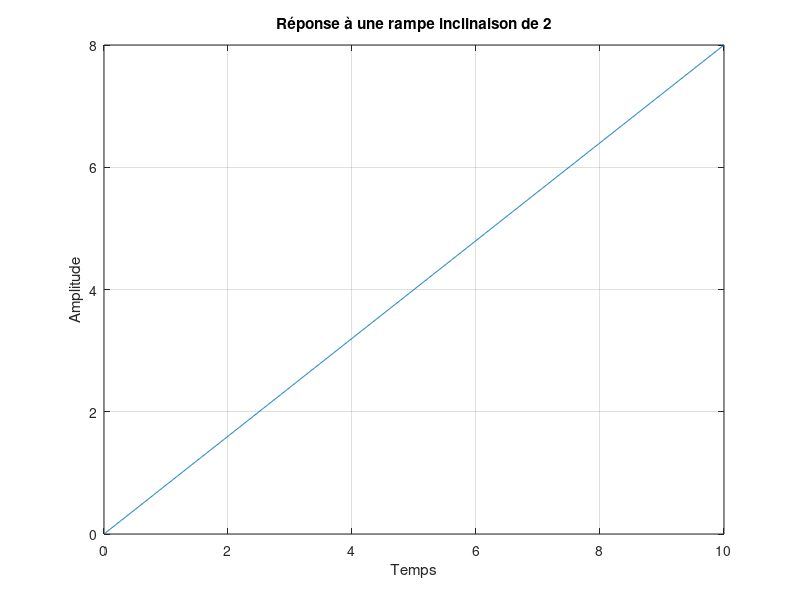

Here is the MATLAB script that generated this plot:

numerator = [0.8];
denominator = [4e-7 1];
G = tf(numerator, denominator);


t = 0:0.01:10; 
u = t;
[y, t] = lsim(G, u, t);

plot(t, y);
title('Réponse à une rampe inclinaison de 2');
xlabel('Temps');
ylabel('Amplitude');
grid on;
